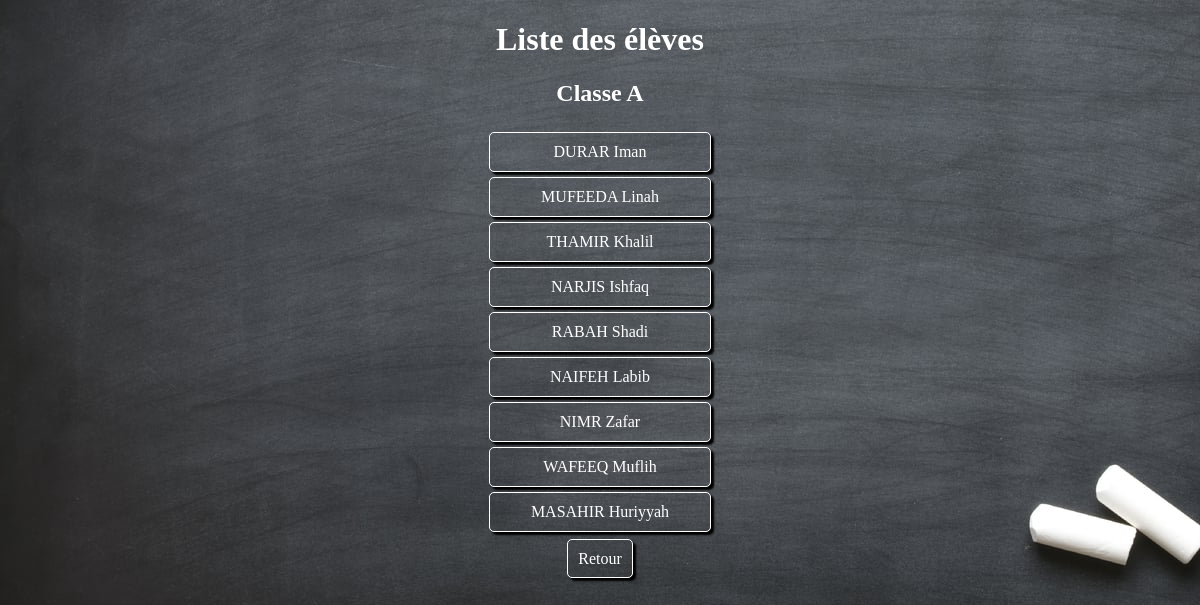
/teacher/roter.php?action=see_pupils_list&class=A, run on the app's committed database.
### tables this page shows
CREATE TABLE IF NOT EXISTS `users` (
  `id` int(11) NOT NULL AUTO_INCREMENT,
  `name` varchar(255) NOT NULL,
  `first_name` varchar(255) NOT NULL,
  `age` int(11) NOT NULL,
  `login_name` varchar(255) NOT NULL,
  `password` varchar(255) NOT NULL,
  `class` varchar(255) NOT NULL,
  `category` varchar(255) NOT NULL,
  PRIMARY KEY (`id`)
);

### teacher/controler/controler.php (called while the page is built, shortened)
<?php
require("model/model.php");
function seePupilsList($class)
{
    $pupils = getPupils($class);
    require("view/pupils_list_view.php");
}

### teacher/model/model.php (called while the page is built, shortened)
<?php
function dbConnect()
{
    try
    {
        $db = new PDO('mysql:host=localhost;dbname=ts_project;charset=utf8', 'root', '');
        return $db;
    }
    catch(Exception $e)
    {
        die('Erreur : '.$e->getMessage());
    }
}
function getPupils($class)
{
    $db = dbConnect();
    $req = $db -> prepare("SELECT name, first_name, age, id
                            FROM users
                            WHERE class = ? AND category = 'pupil'");
    $req -> execute(array($class));
    return $req;
}

### teacher/view/pupils_list_view.php (the view, shortened to what this page needs)
<?php $css = "design/pupils_list_view.css?<?php echo time(); ?"; ?>
<h1>Liste des élèves</h1>
<h2>Classe <?= $class ?></h2>
<nav>
    <?php
    while ($pupil = $pupils -> fetch())
    {
    ?>
        <a href="roter.php?action=see_pupil_record&id=<?= $pupil['id'] ?>"><?= $pupil['name'] ?> <?= $pupil["first_name"] ?></a>
    <?php
    }
    ?>
</nav>
<br/>
<a href="roter.php?action=see_classes_list">Retour</a><br/>
<?php $content = ob_get_clean(); ?>
<?php require("template.php"); ?>

### teacher/roter.php (shortened to what this page needs)
<?php
require("controler/controler.php");
if (isset($_GET["action"]))
{
    if ($_GET["action"] == "see_home_view")
    {
        seeHomePage();
    }
    elseif ($_GET["action"] == "see_profile")
    {
        seeProfile();
    }
    elseif ($_GET["action"] == "see_classes_list")
    {
        seeClassesList();
    }
    elseif ($_GET["action"] == "see_pupils_list")
    {
        seePupilsList($_GET["class"]);
    }
    elseif ($_GET["action"] == "see_pupil_record")
    {
        seePupilRecord($_GET["id"]);
    }
    else
    {
        seeHomePage();
    }
}
else
{
    seeHomePage();
}

### teacher/view/template.php (shortened to what this page needs)
<!DOCTYPE html>
<html>
	<head>
		<link rel="stylesheet" type="text/css" href=<?= $css ?>>
	</head>
	<body>
		<?= $content ?>
	</body>
</html>

### teacher/design/pupils_list_view.css (style rules this page uses)
* { color: white; text-align: center; }
body { background: url("picture/chalkboard_8.jpg") fixed no-repeat; }
nav { display: flex; flex-direction: column; justify-content: space-around; align-items: center; }
a { border: 1px white solid; width: 200px; margin-top: 5px; padding: 10px; border-radius: 5px; box-shadow: 3px 3px 2px black; text-decoration: none; }

### data on the page
users: name "DURAR", first_name "Iman"
users: name "MUFEEDA", first_name "Linah"
users: name "THAMIR", first_name "Khalil"
users: name "NARJIS", first_name "Ishfaq"
users: name "RABAH", first_name "Shadi"
users: name "NAIFEH", first_name "Labib"
users: name "NIMR", first_name "Zafar"
users: name "WAFEEQ", first_name "Muflih"
users: name "MASAHIR", first_name "Huriyyah"

### other printed values
$class "A"
